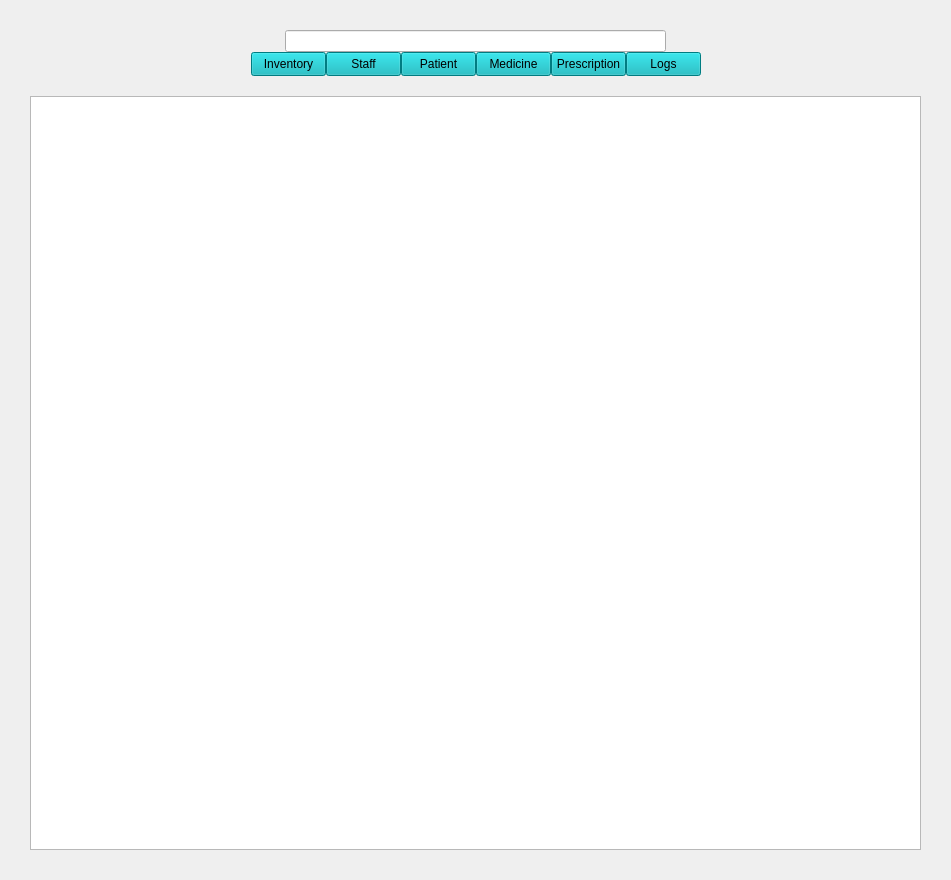
<?xml version="1.0" encoding="UTF-8"?>
<ui version="4.0">
 <class>dataViewPage</class>
 <widget class="QWidget" name="dataViewPage">
  <property name="geometry">
   <rect>
    <x>0</x>
    <y>0</y>
    <width>951</width>
    <height>880</height>
   </rect>
  </property>
  <property name="windowTitle">
   <string>Form</string>
  </property>
  <layout class="QGridLayout" name="gridLayout">
   <property name="leftMargin">
    <number>30</number>
   </property>
   <property name="topMargin">
    <number>30</number>
   </property>
   <property name="rightMargin">
    <number>30</number>
   </property>
   <property name="bottomMargin">
    <number>30</number>
   </property>
   <property name="horizontalSpacing">
    <number>0</number>
   </property>
   <property name="verticalSpacing">
    <number>20</number>
   </property>
   <item row="0" column="0">
    <layout class="QVBoxLayout" name="verticalLayout">
     <item alignment="Qt::AlignmentFlag::AlignHCenter">
      <widget class="QLineEdit" name="searchBar_lineEdit">
       <property name="minimumSize">
        <size>
         <width>381</width>
         <height>22</height>
        </size>
       </property>
       <property name="maximumSize">
        <size>
         <width>381</width>
         <height>22</height>
        </size>
       </property>
       <property name="styleSheet">
        <string notr="true"/>
       </property>
       <property name="inputMask">
        <string/>
       </property>
       <property name="text">
        <string/>
       </property>
      </widget>
     </item>
     <item>
      <layout class="QHBoxLayout" name="horizontalLayout">
       <item>
        <spacer name="horizontalSpacer_2">
         <property name="orientation">
          <enum>Qt::Orientation::Horizontal</enum>
         </property>
         <property name="sizeHint" stdset="0">
          <size>
           <width>40</width>
           <height>20</height>
          </size>
         </property>
        </spacer>
       </item>
       <item>
        <widget class="QPushButton" name="inventoryData_pushButton">
         <property name="minimumSize">
          <size>
           <width>75</width>
           <height>24</height>
          </size>
         </property>
         <property name="maximumSize">
          <size>
           <width>75</width>
           <height>24</height>
          </size>
         </property>
         <property name="styleSheet">
          <string notr="true">background-color: rgb(0, 173, 181);
font: 700 9pt &quot;Segoe UI&quot;;</string>
         </property>
         <property name="text">
          <string>Inventory</string>
         </property>
        </widget>
       </item>
       <item>
        <widget class="QPushButton" name="staffData_pushButton">
         <property name="minimumSize">
          <size>
           <width>75</width>
           <height>24</height>
          </size>
         </property>
         <property name="maximumSize">
          <size>
           <width>75</width>
           <height>24</height>
          </size>
         </property>
         <property name="styleSheet">
          <string notr="true">background-color: rgb(0, 173, 181);
font: 700 9pt &quot;Segoe UI&quot;;</string>
         </property>
         <property name="text">
          <string>Staff</string>
         </property>
        </widget>
       </item>
       <item>
        <widget class="QPushButton" name="patientData_pushButton">
         <property name="minimumSize">
          <size>
           <width>75</width>
           <height>24</height>
          </size>
         </property>
         <property name="maximumSize">
          <size>
           <width>75</width>
           <height>24</height>
          </size>
         </property>
         <property name="styleSheet">
          <string notr="true">background-color: rgb(0, 173, 181);
font: 700 9pt &quot;Segoe UI&quot;;</string>
         </property>
         <property name="text">
          <string>Patient</string>
         </property>
        </widget>
       </item>
       <item>
        <widget class="QPushButton" name="medicineData_pushButton">
         <property name="minimumSize">
          <size>
           <width>75</width>
           <height>24</height>
          </size>
         </property>
         <property name="maximumSize">
          <size>
           <width>75</width>
           <height>24</height>
          </size>
         </property>
         <property name="styleSheet">
          <string notr="true">background-color: rgb(0, 173, 181);
font: 700 9pt &quot;Segoe UI&quot;;</string>
         </property>
         <property name="text">
          <string>Medicine</string>
         </property>
        </widget>
       </item>
       <item>
        <widget class="QPushButton" name="prescriptionData_pushButton">
         <property name="minimumSize">
          <size>
           <width>75</width>
           <height>24</height>
          </size>
         </property>
         <property name="maximumSize">
          <size>
           <width>75</width>
           <height>24</height>
          </size>
         </property>
         <property name="styleSheet">
          <string notr="true">background-color: rgb(0, 173, 181);
font: 700 9pt &quot;Segoe UI&quot;;</string>
         </property>
         <property name="text">
          <string>Prescription</string>
         </property>
        </widget>
       </item>
       <item>
        <widget class="QPushButton" name="logData_pushButton">
         <property name="minimumSize">
          <size>
           <width>75</width>
           <height>24</height>
          </size>
         </property>
         <property name="maximumSize">
          <size>
           <width>75</width>
           <height>24</height>
          </size>
         </property>
         <property name="styleSheet">
          <string notr="true">background-color: rgb(0, 173, 181);
font: 700 9pt &quot;Segoe UI&quot;;</string>
         </property>
         <property name="text">
          <string>Logs</string>
         </property>
        </widget>
       </item>
       <item>
        <spacer name="horizontalSpacer">
         <property name="orientation">
          <enum>Qt::Orientation::Horizontal</enum>
         </property>
         <property name="sizeHint" stdset="0">
          <size>
           <width>40</width>
           <height>20</height>
          </size>
         </property>
        </spacer>
       </item>
      </layout>
     </item>
    </layout>
   </item>
   <item row="1" column="0">
    <widget class="QTableView" name="dataView_tableView">
     <property name="styleSheet">
      <string notr="true"/>
     </property>
    </widget>
   </item>
  </layout>
 </widget>
 <resources/>
 <connections/>
</ui>
